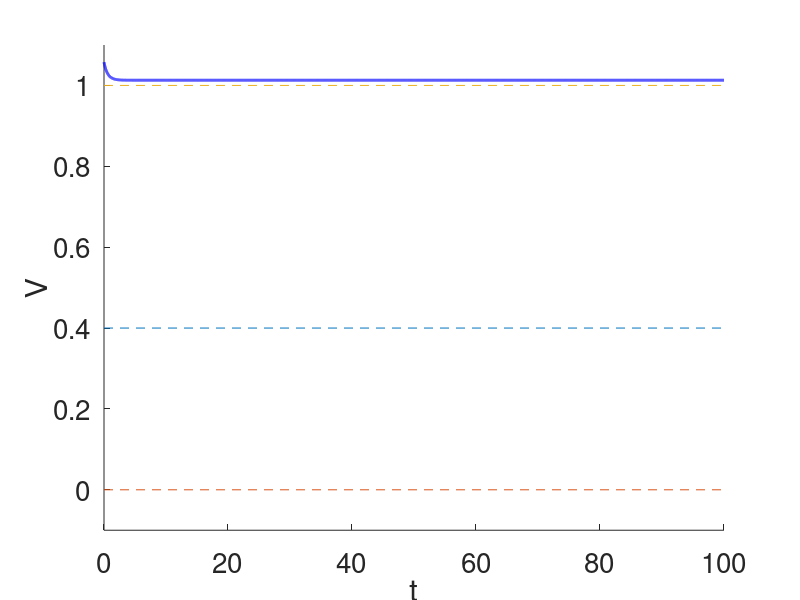
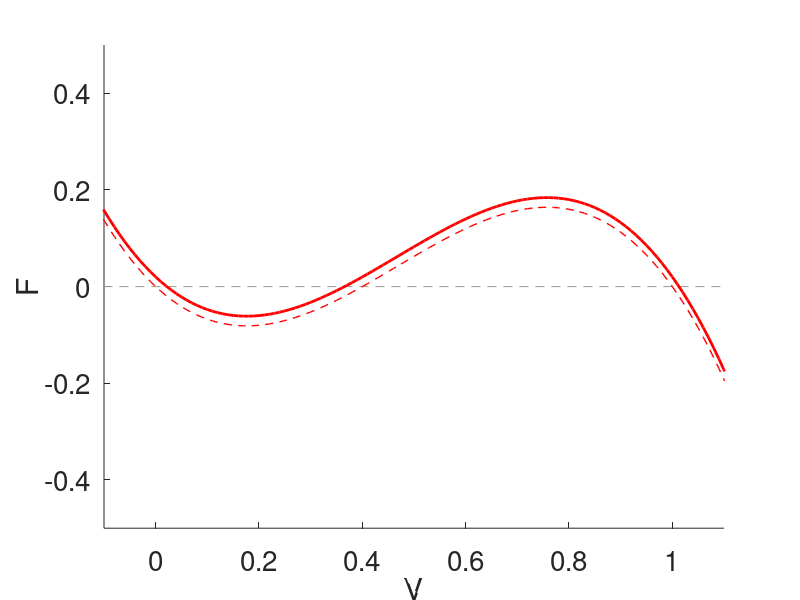

Recreate these plots in MATLAB, in order.
% Solution of the logistic growth with a threshold equation
% Numerical method: modified Euler (Runge-Kutta, order 2)

clearvars;
close all;

% ODE
% X' = -r (1-X/T) ( 1 - X/K) X + I;

% Baseline parameters 
% r = 1;
% T = 0.4;
% K = 1;
% I = 0.0;

r = 1;
T = 0.4;
K = 1;

I = 0.02;

logthr=@(x) -r*x.*(1-x/T).*(1-x/K);


Tmax = 100;
dt = 0.01;
t = 0:dt:Tmax;

x = zeros(1,length(t));

x(1) = 1.0575;


for j=1:length(t)-1
    k1x = logthr(x(j))+I;
    ax = x(j)+k1x*dt;
    k2x = logthr(ax)+I;
    x(j+1)=x(j)+(k1x+k2x)*dt/2;
end

xx = -1:0.01:2;

figure
hold on
plot(t,x,'-b','linewidth',2);
plot([0 Tmax],[T T],'--');
plot([0 Tmax],[0 0]','--');
plot([0 Tmax],[K K],'--');
axis([0 Tmax -0.1 1.1]);
set(gca,'fontsize',20);
xlabel('t');
ylabel('V');

figure
hold on
plot([xx(1)-1 xx(end)+1],[0 0],'--','Color',[.6 .6 .6]);
plot(xx,logthr(xx)+I,'r','linewidth',2);
plot(xx,logthr(xx),'--r','linewidth',1);
axis([-0.1 1.1 -0.5 0.5]);
set(gca,'fontsize',20);
xlabel('V');
ylabel('F');

% figure(1)
% hFig = figure(1);
% set(hFig, 'Position', [40 400 1000 500]); 
% subplot(1,2,1)
% hold on
% plot(t,x,'-b','linewidth',2);
% plot([0 Tmax],[T T],'--');
% plot([0 Tmax],[0 0]','--');
% plot([0 Tmax],[K K],'--');
% axis([0 Tmax -0.1 1.1]);
% set(gca,'fontsize',20);
% xlabel('t');
% ylabel('X');
% subplot(1,2,2)
% hold on
% plot([xx(1)-1 xx(end)+1],[0 0],'--','Color',[.6 .6 .6]);
% plot(xx,logthr(xx)+I,'linewidth',2);
% axis([-0.1 1.1 -0.5 0.5]);
% set(gca,'fontsize',20);
% xlabel('X');
% ylabel('F');

% Make MVN=1 to see the phase-space diagram evolving in time ("movie").
MVN = 0;
if MVN == 1
    xx = -1:0.01:2;
    figure(101)
    k = 10;
    hFig = figure(101);
    set(hFig, 'Position', [20 100 700 500])
    for j=1:floor(length(t)/k)-1
        subplot(1,2,1)
        plot(t,x,'-b','linewidth',2);
        hold on
        plot(t(k*j),x(k*j),'or','linewidth',2);
        plot([0 Tmax],[T T],'--');
        plot([0 Tmax],[0 0]','--');
        plot([0 Tmax],[K K],'--');
        axis([0 Tmax -0.1 1.1]);
        set(gca,'fontsize',20);
        xlabel('t');
        ylabel('X');
        pause(0.0001);
        hold off  
        subplot(1,2,2)
        plot([xx(1)-1 xx(end)+1],[0 0],'--','Color',[.6 .6 .6]);
        hold on
        plot(xx,logthr(xx)+I,'linewidth',2);
        plot(x(k*j),0,'or','linewidth',2);
        axis([-0.1 1.1 -0.5 0.5]);
        set(gca,'fontsize',20);
        xlabel('X');
        pause(0.0001);
        hold off   
    end
end





